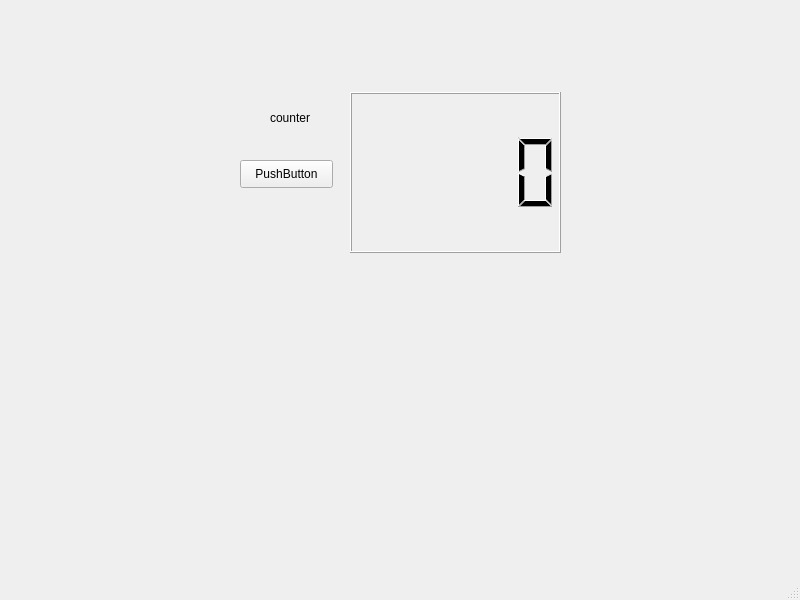
<?xml version="1.0" encoding="UTF-8"?>
<ui version="4.0">
 <class>MainWindow</class>
 <widget class="QMainWindow" name="MainWindow">
  <property name="geometry">
   <rect>
    <x>0</x>
    <y>0</y>
    <width>800</width>
    <height>600</height>
   </rect>
  </property>
  <property name="windowTitle">
   <string>MainWindow</string>
  </property>
  <widget class="QWidget" name="centralwidget">
   <widget class="QLabel" name="counter">
    <property name="geometry">
     <rect>
      <x>270</x>
      <y>110</y>
      <width>55</width>
      <height>16</height>
     </rect>
    </property>
    <property name="text">
     <string>counter </string>
    </property>
   </widget>
   <widget class="QPushButton" name="pushButton">
    <property name="geometry">
     <rect>
      <x>240</x>
      <y>160</y>
      <width>93</width>
      <height>28</height>
     </rect>
    </property>
    <property name="text">
     <string>PushButton</string>
    </property>
   </widget>
   <widget class="QLCDNumber" name="lcdNumber">
    <property name="geometry">
     <rect>
      <x>350</x>
      <y>92</y>
      <width>211</width>
      <height>161</height>
     </rect>
    </property>
   </widget>
  </widget>
  <widget class="QMenuBar" name="menubar">
   <property name="geometry">
    <rect>
     <x>0</x>
     <y>0</y>
     <width>800</width>
     <height>26</height>
    </rect>
   </property>
  </widget>
  <widget class="QStatusBar" name="statusbar"/>
 </widget>
 <resources/>
 <connections/>
</ui>
